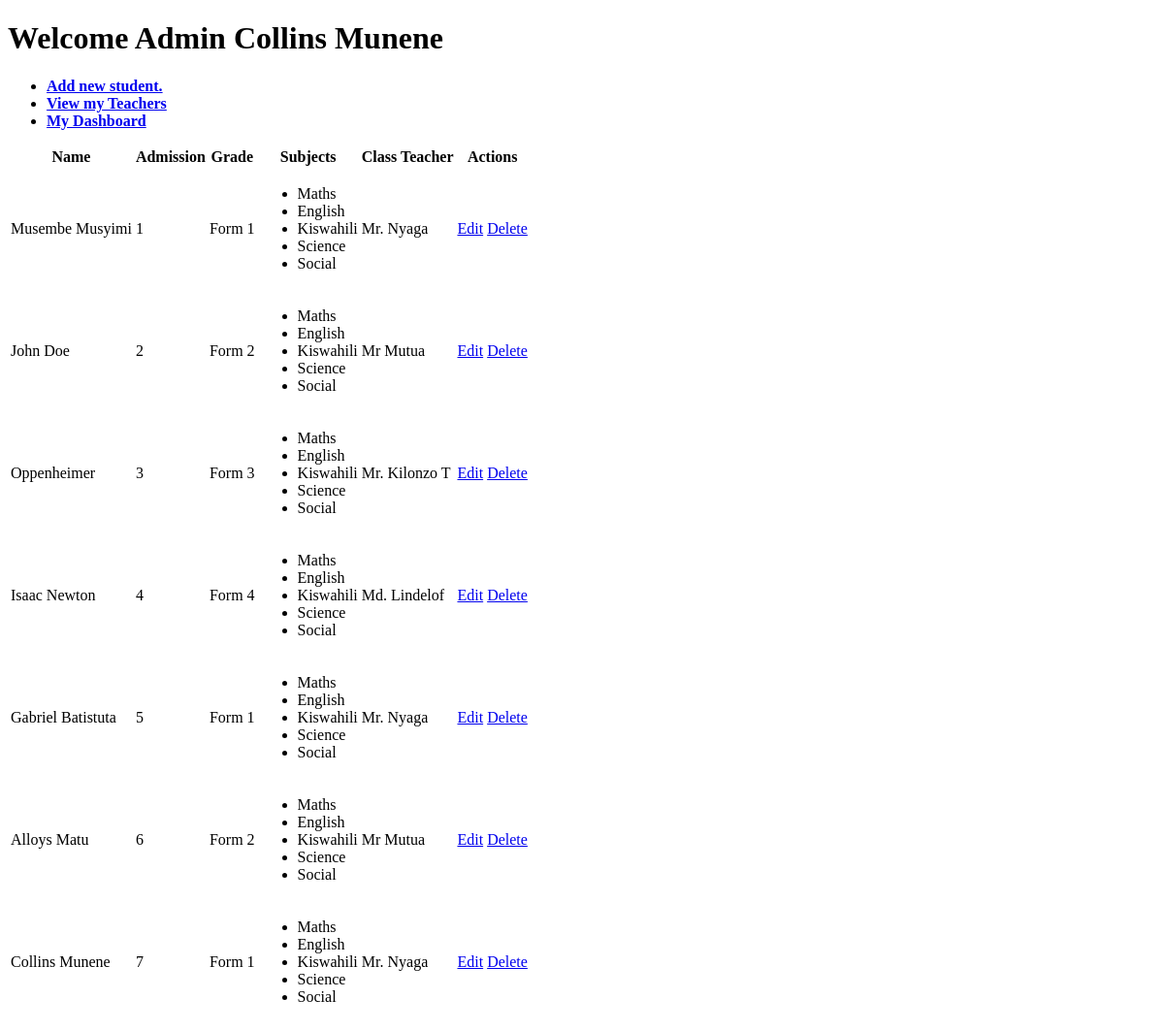
Before: / (signed in) with the older database file.
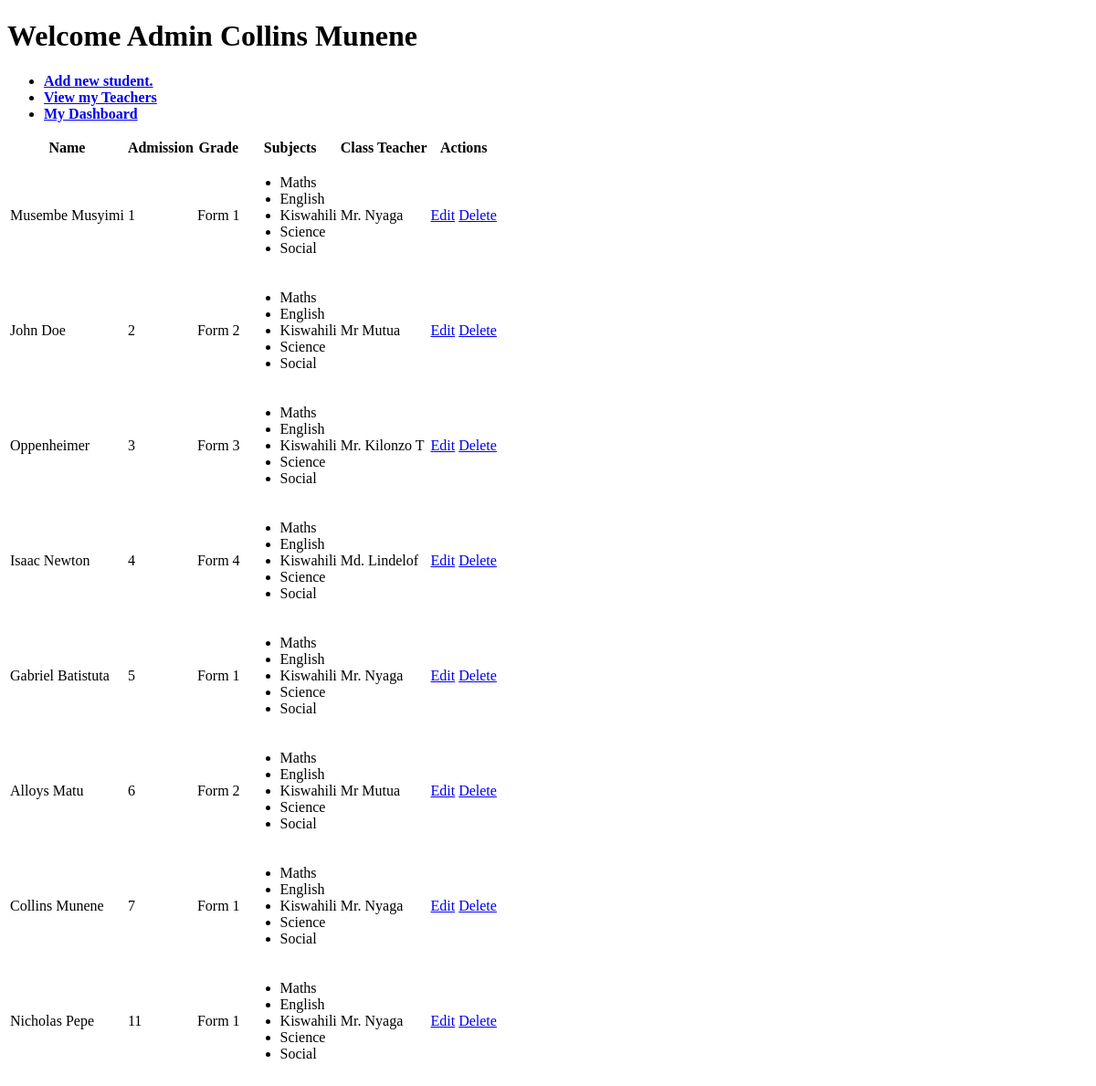
After: the same page with the newer database file.
### apps/models.py (models this page shows, shortened)
class Student(models.Model):
    name = models.CharField(max_length=30)
    subjects = models.ManyToManyField(Subject)
    grade = models.ForeignKey(Grade, on_delete=models.CASCADE, null=True, blank=True)
    adm = models.AutoField(primary_key=True)
    created_at = models.DateTimeField(auto_now_add=True)

class Grade(models.Model):
    id = models.BigAutoField(primary_key=True)
    name = models.CharField(max_length=6)
    teacher = models.ForeignKey(Teacher, on_delete=models.CASCADE, null=True)
    def __str__(self):
        return self.name

class Subject(models.Model):
    id = models.BigAutoField(primary_key=True)
    name = models.CharField(max_length=13)

class Teacher(models.Model):
    id = models.BigAutoField(primary_key=True)
    user = models.OneToOneField(User, on_delete=models.CASCADE, null=True)
    name = models.CharField(max_length=30)
    subject = models.ManyToManyField(Subject)
    def __str__ (self):
        return self.name

### apps/views.py (the view, shortened to what this page needs)
# urls.py: path('', views.AdminPage.as_view(), name='admin-page'),
class AdminPage(LoginRequiredMixin, UserPassesTestMixin, View):
    def test_func(self):
        return self.request.user.is_staff
    def get(self, request):
        students = Student.objects.all()
        context = {
            'students': students
        }
        return render(request, 'apps/admin.html', context)

### apps/templates/apps/admin.html (shortened to what this page needs)
{% extends 'apps/base.html' %}
{% block content %}
    <h1> Welcome Admin {{user.get_full_name}}</h1>
    <ul>
        <li> <a href="{% url 'create-student' %}"><b>Add new student.</b></a></li>
        <li>  <a href="{% url 'teacher-details' %}"><b>View my Teachers</b></a></li>
        <li>  <a href="{% url 'teacher-dashboard' %}"><b>My Dashboard</b></a></li>
    </ul>
    <table>
        <thead style="border-right: 1px solid #111;">
            <tr>
            <th>Name</th>
            <th>Admission</th>
            <th>Grade</th>
            <th>Subjects</th>
            <th>Class Teacher</th>
            <th>Actions</th>
            </tr>
        </thead>
        <tbody>
            {% for student in students %}
            <tr>
                <td>{{ student.name }}</td>
                <td>{{ student.adm }}</td>
                <td>{{ student.grade }}</td>
                <td>
                    <ul>
                        {% for subject in student.subjects.all %}
                        <li>
                            {{subject.name}}
                        </li>
                        {% endfor %}
                    </ul>
                </td>
                <td>{{student.grade.teacher }}</td>
                <td>
                    <a href="{% url 'update-student' student.adm %}">Edit</a>
                    <a href="{% url 'delete-student' student.adm %}">Delete</a>
                </td>
            </tr>
            {% empty %}
            <tr>
                <td>No registered students yet.</td>
            </tr>
            {% endfor %}
        </tbody>
    </table>
{% endblock %}

### apps/templates/apps/base.html (shortened to what this page needs)
<!DOCTYPE html>
<html>
    <head>
    </head>
    <body>
        {% block content %} {% endblock %}
    </body>
</html>

Changed rows visible on the page:
added Student: name "Nicholas Pepe", adm "11", grade "Form 1", grade.teacher "Mr. Nyaga", Subject (name "Maths"), Subject (name "English"), Subject (name "Kiswahili"), Subject (name "Science"), Subject (name "Social")
